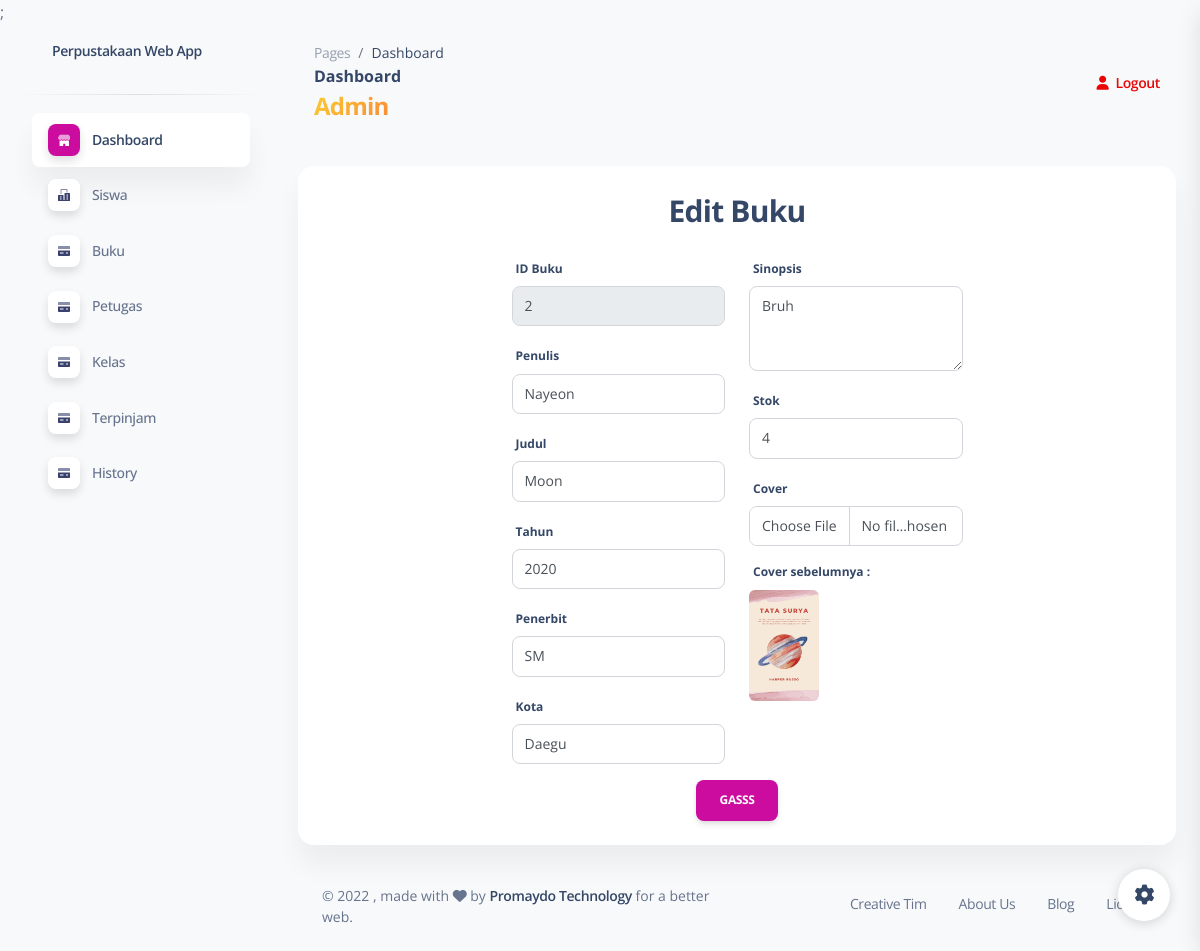
/admin/editbuku.php?id=2 (signed in), run on the app's committed database.
### tables this page shows
CREATE TABLE `buku` (
  `id_buku` int(11) NOT NULL,
  `penulis` varchar(255) NOT NULL,
  `tahun` year(4) NOT NULL,
  `judul` varchar(255) NOT NULL,
  `kota` varchar(255) NOT NULL,
  `penerbit` varchar(255) NOT NULL,
  `cover` varchar(255) NOT NULL,
  `sinopsis` varchar(255) NOT NULL,
  `stok` int(10) NOT NULL
);

### admin/editbuku.php (the view, shortened to what this page needs)
<?php
include 'config.php';
?>
<!DOCTYPE html>
<html lang="en">
<head>
    <link href="../assets/css/nucleo-icons.css" rel="stylesheet" />
    <link href="../assets/css/nucleo-svg.css" rel="stylesheet" />
    <link href="../assets/css/nucleo-svg.css" rel="stylesheet" />
    <link id="pagestyle" href="../assets/css/soft-ui-dashboard.css?v=1.0.6" rel="stylesheet" />
</head>
<body class="g-sidenav-show bg-gray-100">
    <?php include '../sidemenu.php'; ?>
    <main class="main-content position-relative max-height-vh-100 h-100 border-radius-lg">
        <nav class="navbar navbar-main navbar-expand-lg px-0 mx-4 shadow-none border-radius-xl" id="navbarBlur" navbar-scroll="true">
            <div class="container-fluid py-1 px-3">
                <nav aria-label="breadcrumb">
                    <ol class="breadcrumb bg-transparent mb-0 pb-0 pt-1 px-0 me-sm-6 me-5">
                        <li class="breadcrumb-item text-sm"><a class="opacity-5 text-dark" href="javascript:;">Pages</a></li>
                        <li class="breadcrumb-item text-sm text-dark active" aria-current="page">Dashboard</li>
                    </ol>
                    <h6 class="font-weight-bolder mb-0">Dashboard</h6>
                        <div class="nama-petugas">
                            <h4 class="font-weight-bolder text-warning text-gradient">Admin</h4>
                        </div>
                </nav>
                <div class="collapse navbar-collapse mt-sm-0 mt-2 me-md-0 me-sm-4" id="navbar">
                    <ul class="navbar-nav justify-content-end">
                        <li class="nav-item d-flex align-items-center">
                            <a href="../logout.php" class="nav-link text-danger font-weight-bold px-0">
                                <i class="fa fa-user me-sm-1"></i>
                                <span class="d-sm-inline d-none">Logout</span>
                            </a>
                        </li>
                    </ul>
                </div>
            </div>
        </nav>
        <div class="container-fluid py-4">
            <div class="row">
                <div class="col-12">
                    <div class="card mb-4">
                        <div class="card-body px-0 pt-0 pb-2">
                            <div class="form-wrapper">
                                <div class="judul text-center my-4">
                                    <h3>Edit Buku</h3>
                                </div>
                                <form action="editbukuproses.php" method="post" enctype="multipart/form-data">
                                    <?php
                                    $id = $_GET['id'];
                                    $ambil = mysqli_query($db, "select * from buku where id_buku='$id'");
                                    while ($data = mysqli_fetch_array($ambil)) {
                                    ?>
                                        <div class="row mb-3">
                                            <div class="col-6">
                                                <div class="input-1 w-50 ms-auto">
                                                    <div class="mb-3">
                                                        <label class="form-label" for="idm">ID Buku</label>
                                                        <input type="text" id="idm" class="form-control" readonly name="id_buku" value="<?php echo $data['id_buku']; ?>">
                                                    </div>
                                                    <div class="mb-3">
                                                        <label class="form-label">Penulis</label>
                                                        <input type="text" class="form-control" name="penulis" value="<?php echo $data['penulis']; ?>">
                                                    </div>
                                                    <div class="mb-3">
                                                        <label class="form-label">Judul</label>
                                                        <input type="text" class="form-control" name="judul" value="<?php echo $data['judul']; ?>">
                                                    </div>
                                                    <div class="mb-3">
                                                        <label class="form-label">Tahun</label>
                                                        <input type="number" class="form-control" min="1900" max="2099" name="tahun" value="<?php echo $data['tahun']; ?>">
                                                    </div>
                                                    <div class="mb-3">
                                                        <label class="form-label">Penerbit</label>
                                                        <input type="text" class="form-control" name="penerbit" value="<?php echo $data['penerbit']; ?>">
                                                    </div>
                                                    <div>
                                                        <label class="form-label">Kota</label>
                                                        <input type="text" class="form-control" name="kota" value="<?php echo $data['kota']; ?>">
                                                    </div>
                                                </div>
                                            </div>
                                            <div class="col-6">
                                                <div class="input-2 w-50">
                                                    <div class="mb-3">
                                                        <label class="form-label">Sinopsis</label>
                                                        <textarea name="sinopsis" class="form-control" rows="3"><?php echo $data['sinopsis']; ?></textarea>
                                                    </div>
                                                    <div class="mb-3">
                                                        <label class="form-label">Stok</label>
                                                        <input type="number" class="form-control" name="stok" value="<?php echo $data['stok']; ?>">
                                                    </div>
                                                    <div class="mb-3">
                                                        <label class="form-label">Cover</label>
                                                        <input type="file" class="form-control" name="cover">
                                                    </div>
                                                    <div class="mb-3">
                                                        <label class="form-label d-block">Cover sebelumnya : </label>
                                                        <img src="../bootstrap/img/<?= $data['cover'] ?>" class="rounded" width="70px" alt="">
                                                    </div>
                                                </div>
                                            </div>
                                        </div>
                                        <div class="text-center">
                                            <button type="submit" class="btn btn-primary" name="submit">Gasss</button>
                                        </div>
                                    <?php
                                    }
                                    ?>
                                </form>
                            </div>
                        </div>
                    </div>
                </div>
            </div>
            <footer class="footer pt-3">
                <div class="container-fluid">
                    <div class="row align-items-center justify-content-lg-between">
                        <div class="col-lg-6 mb-lg-0 mb-4">
                            <div class="copyright text-center text-sm text-muted text-lg-start">
                                ©
                                , made with <i class="fa fa-heart"></i> by
                                <a href="https://www.promaydo.net" class="font-weight-bold" target="_blank">Promaydo Technology</a>
                                for a better web.
                            </div>
                        </div>
                        <div class="col-lg-6">
                            <ul class="nav nav-footer justify-content-center justify-content-lg-end">
                                <li class="nav-item">
                                    <a href="https://www.creative-tim.com" class="nav-link text-muted" target="_blank">Creative Tim</a>
                                </li>
                                <li class="nav-item">
                                    <a href="https://www.creative-tim.com/presentation" class="nav-link text-muted" target="_blank">About Us</a>
                                </li>
                                <li class="nav-item">
                                    <a href="https://www.creative-tim.com/blog" class="nav-link text-muted" target="_blank">Blog</a>
                                </li>
                                <li class="nav-item">
                                    <a href="https://www.creative-tim.com/license" class="nav-link pe-0 text-muted" target="_blank">License</a>
                                </li>
                            </ul>
                        </div>
                    </div>
                </div>
            </footer>
        </div>
    </main>
    <div class="fixed-plugin">
        <a class="fixed-plugin-button text-dark position-fixed px-3 py-2">
            <i class="fa fa-cog py-2"> </i>
        </a>
    </div>
</body>
</html>

### data on the page
buku: id_buku "2", penulis "Nayeon", judul "Moon", tahun "2020", penerbit "SM", kota "Daegu", sinopsis "Bruh", stok "4", cover (picture)
